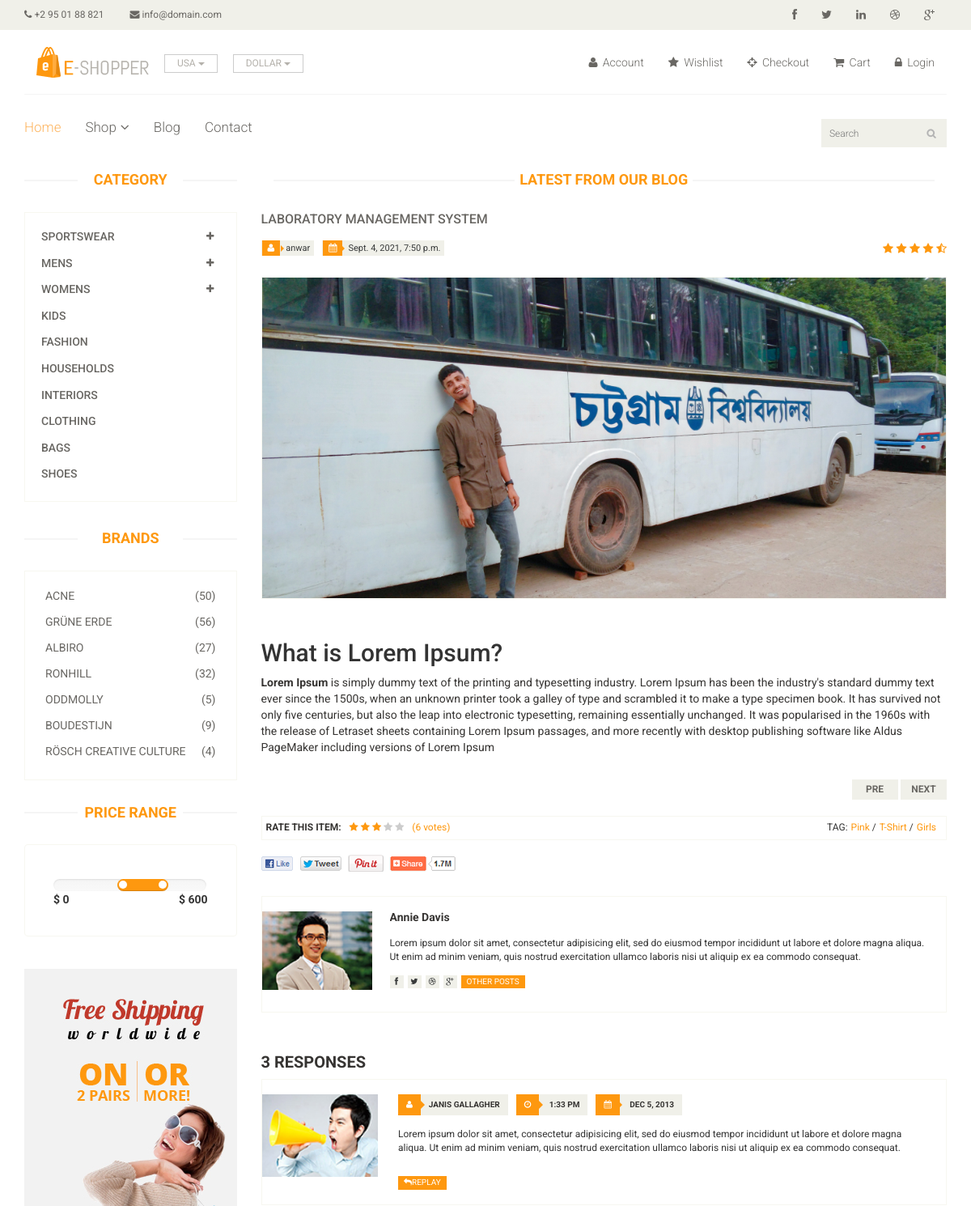
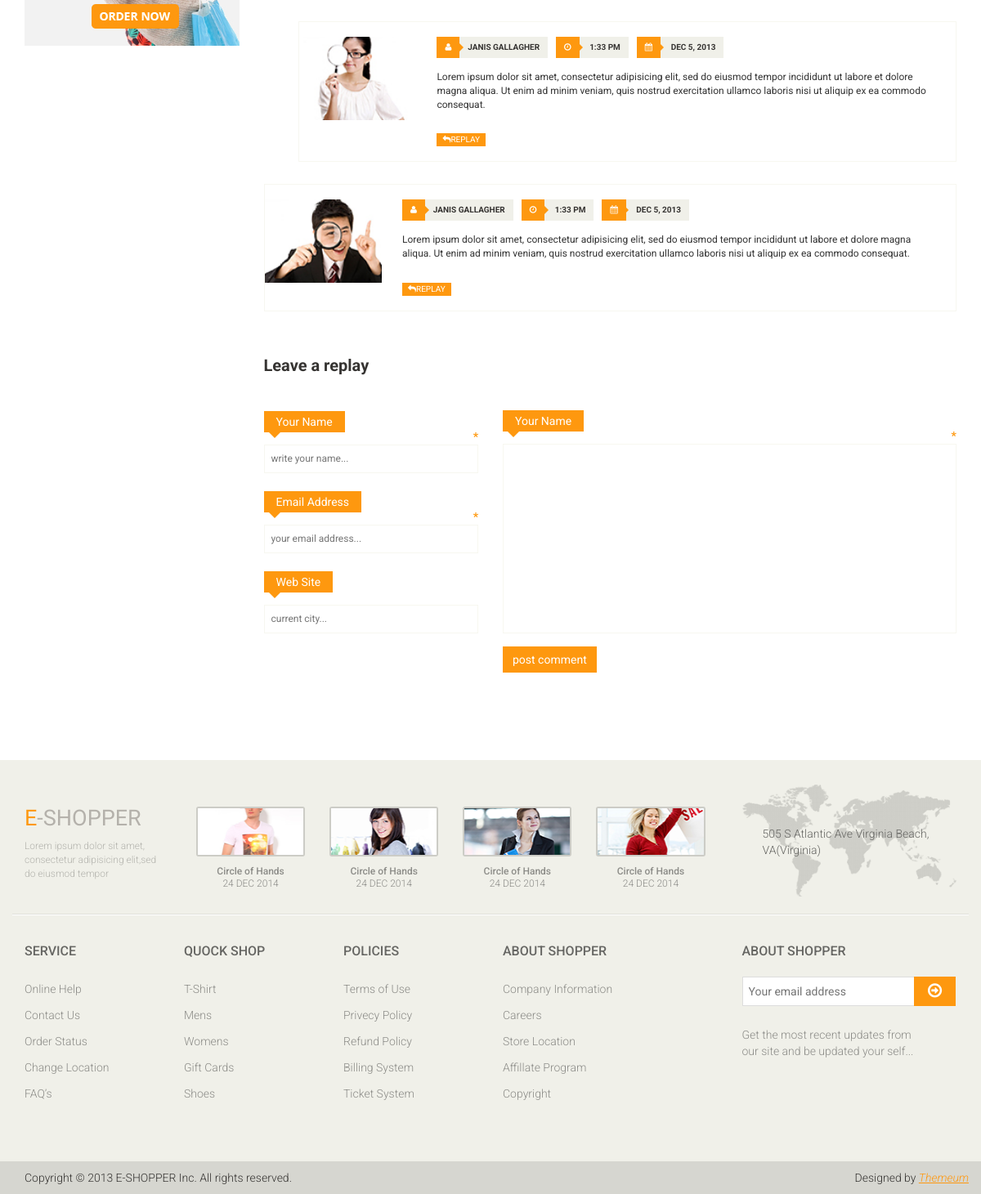
The page /blog/detail_blog/2/laboratory-management-system on the database its author committed (2 pictures, top to bottom).
### blog/models.py (models this page shows)
class Post(models.Model):
      catagory = models.ForeignKey(Category, on_delete=models.SET_NULL, null=True, blank=True)
      headline = models.CharField(max_length=240)
      sub_headline = models.CharField(max_length=250 , blank=True, null=True)
      thumbnail = models.ImageField(blank=True,null=True,upload_to='images/')
      body = RichTextField()
      author = models.ForeignKey(User, blank=True,on_delete= models.CASCADE, related_name='blog_post')
      slug = models.SlugField(blank=True,null=True)
      active = models.BooleanField(default=False)
      published = models.DateTimeField(default=timezone.now)
      created = models.DateTimeField(auto_now_add=True)
      class Meta:
            ordering = ('-published',)
      def __str__(self):
            return self.headline

### blog/views.py (the view)
# urls.py: path('detail_blog/<int:id>/<slug:sl>', views.detail_blog, name='detail_blog'),
def detail_blog(request, id, sl):
    template = 'blog-single.html'
    post = Post.objects.get(id = id, slug = sl)
    print('-------------------')
    print(post)
    context={
          'post': post
    }
    return render(request, template_name=template, context=context)

### template/blog-single.html (shortened to what this page needs)
{% extends 'base/base.html' %}
{% load static %}
{% block content %}
	<section>
		<div class="container">
			<div class="row">
				<div class="col-sm-3">
					<div class="left-sidebar">
						<h2>Category</h2>
						<div class="panel-group category-products" id="accordian">
							<div class="panel panel-default">
								<div class="panel-heading">
									<h4 class="panel-title">
										<a data-toggle="collapse" data-parent="#accordian" href="#sportswear">
											<span class="badge pull-right"><i class="fa fa-plus"></i></span>
											Sportswear
										</a>
									</h4>
								</div>
							</div>
							<div class="panel panel-default">
								<div class="panel-heading">
									<h4 class="panel-title">
										<a data-toggle="collapse" data-parent="#accordian" href="#mens">
											<span class="badge pull-right"><i class="fa fa-plus"></i></span>
											Mens
										</a>
									</h4>
								</div>
							</div>
							<div class="panel panel-default">
								<div class="panel-heading">
									<h4 class="panel-title">
										<a data-toggle="collapse" data-parent="#accordian" href="#womens">
											<span class="badge pull-right"><i class="fa fa-plus"></i></span>
											Womens
										</a>
									</h4>
								</div>
							</div>
							<div class="panel panel-default">
								<div class="panel-heading">
									<h4 class="panel-title"><a href="#">Kids</a></h4>
								</div>
							</div>
							<div class="panel panel-default">
								<div class="panel-heading">
									<h4 class="panel-title"><a href="#">Fashion</a></h4>
								</div>
							</div>
							<div class="panel panel-default">
								<div class="panel-heading">
									<h4 class="panel-title"><a href="#">Households</a></h4>
								</div>
							</div>
							<div class="panel panel-default">
								<div class="panel-heading">
									<h4 class="panel-title"><a href="#">Interiors</a></h4>
								</div>
							</div>
							<div class="panel panel-default">
								<div class="panel-heading">
									<h4 class="panel-title"><a href="#">Clothing</a></h4>
								</div>
							</div>
							<div class="panel panel-default">
								<div class="panel-heading">
									<h4 class="panel-title"><a href="#">Bags</a></h4>
								</div>
							</div>
							<div class="panel panel-default">
								<div class="panel-heading">
									<h4 class="panel-title"><a href="#">Shoes</a></h4>
								</div>
							</div>
						</div>
						<div class="brands_products">
							<h2>Brands</h2>
							<div class="brands-name">
								<ul class="nav nav-pills nav-stacked">
									<li><a href=""> <span class="pull-right">(50)</span>Acne</a></li>
									<li><a href=""> <span class="pull-right">(56)</span>Grüne Erde</a></li>
									<li><a href=""> <span class="pull-right">(27)</span>Albiro</a></li>
									<li><a href=""> <span class="pull-right">(32)</span>Ronhill</a></li>
									<li><a href=""> <span class="pull-right">(5)</span>Oddmolly</a></li>
									<li><a href=""> <span class="pull-right">(9)</span>Boudestijn</a></li>
									<li><a href=""> <span class="pull-right">(4)</span>Rösch creative culture</a></li>
								</ul>
							</div>
						</div>
						<div class="price-range">
							<h2>Price Range</h2>
							<div class="well">
								 <input type="text" class="span2" value="" data-slider-min="0" data-slider-max="600" data-slider-step="5" data-slider-value="[250,450]" id="sl2" ><br />
								 <b>$ 0</b> <b class="pull-right">$ 600</b>
							</div>
						</div>
						<div class="shipping text-center">
							<img src="{% static 'images/home/shipping.jpg'%}" alt="" />
						</div>
					</div>
				</div>
				<div class="col-sm-9">
					<div class="blog-post-area">
						<h2 class="title text-center">Latest From our Blog</h2>
						<div class="single-blog-post">
							<h3>{{post.headline}}</h3>
							<div class="post-meta">
								<ul>
									<li><i class="fa fa-user"></i>{{post.author}}</li>
									<li><i class="fa fa-calendar"></i>{{post.published}}</li>
								</ul>
								<span>
									<i class="fa fa-star"></i>
									<i class="fa fa-star"></i>
									<i class="fa fa-star"></i>
									<i class="fa fa-star"></i>
									<i class="fa fa-star-half-o"></i>
								</span>
							</div>
							<a href="">
								<img src="{{post.thumbnail.url}}" alt="">
							</a>
							<p>{{post.body|safe}}</p>
							<div class="pager-area">
								<ul class="pager pull-right">
									<li><a href="#">Pre</a></li>
									<li><a href="#">Next</a></li>
								</ul>
							</div>
						</div>
					</div>
					<div class="rating-area">
						<ul class="ratings">
							<li class="rate-this">Rate this item:</li>
							<li>
								<i class="fa fa-star color"></i>
								<i class="fa fa-star color"></i>
								<i class="fa fa-star color"></i>
								<i class="fa fa-star"></i>
								<i class="fa fa-star"></i>
							</li>
							<li class="color">(6 votes)</li>
						</ul>
						<ul class="tag">
							<li>TAG:</li>
							<li><a class="color" href="">Pink <span>/</span></a></li>
							<li><a class="color" href="">T-Shirt <span>/</span></a></li>
							<li><a class="color" href="">Girls</a></li>
						</ul>
					</div>
					<div class="socials-share">
						<a href=""><img src="{% static 'images/blog/socials.png'%}" alt=""></a>
					</div>
					<div class="media commnets">
						<a class="pull-left" href="#">
							<img class="media-object" src="{% static 'images/blog/man-one.jpg'%}" alt="">
						</a>
						<div class="media-body">
							<h4 class="media-heading">Annie Davis</h4>
							<p>Lorem ipsum dolor sit amet, consectetur adipisicing elit, sed do eiusmod tempor incididunt ut labore et dolore magna aliqua.  Ut enim ad minim veniam, quis nostrud exercitation ullamco laboris nisi ut aliquip ex ea commodo consequat.</p>
							<div class="blog-socials">
								<ul>
									<li><a href=""><i class="fa fa-facebook"></i></a></li>
									<li><a href=""><i class="fa fa-twitter"></i></a></li>
									<li><a href=""><i class="fa fa-dribbble"></i></a></li>
									<li><a href=""><i class="fa fa-google-plus"></i></a></li>
								</ul>
								<a class="btn btn-primary" href="">Other Posts</a>
							</div>
						</div>
					</div>
					<div class="response-area">
						<h2>3 RESPONSES</h2>
						<ul class="media-list">
							<li class="media">
								<a class="pull-left" href="#">
									<img class="media-object" src="{% static 'images/blog/man-two.jpg'%}" alt="">
								</a>
								<div class="media-body">
									<ul class="sinlge-post-meta">
										<li><i class="fa fa-user"></i>Janis Gallagher</li>
										<li><i class="fa fa-clock-o"></i> 1:33 pm</li>
										<li><i class="fa fa-calendar"></i> DEC 5, 2013</li>
									</ul>
									<p>Lorem ipsum dolor sit amet, consectetur adipisicing elit, sed do eiusmod tempor incididunt ut labore et dolore magna aliqua.  Ut enim ad minim veniam, quis nostrud exercitation ullamco laboris nisi ut aliquip ex ea commodo consequat.</p>
									<a class="btn btn-primary" href=""><i class="fa fa-reply"></i>Replay</a>
								</div>
							</li>
							<li class="media second-media">
								<a class="pull-left" href="#">
									<img class="media-object" src="{% static 'images/blog/man-three.jpg'%}" alt="">
								</a>
								<div class="media-body">
									<ul class="sinlge-post-meta">
										<li><i class="fa fa-user"></i>Janis Gallagher</li>
										<li><i class="fa fa-clock-o"></i> 1:33 pm</li>
										<li><i class="fa fa-calendar"></i> DEC 5, 2013</li>
									</ul>
									<p>Lorem ipsum dolor sit amet, consectetur adipisicing elit, sed do eiusmod tempor incididunt ut labore et dolore magna aliqua.  Ut enim ad minim veniam, quis nostrud exercitation ullamco laboris nisi ut aliquip ex ea commodo consequat.</p>
									<a class="btn btn-primary" href=""><i class="fa fa-reply"></i>Replay</a>
								</div>
							</li>
							<li class="media">
								<a class="pull-left" href="#">
									<img class="media-object" src="{% static 'images/blog/man-four.jpg'%}" alt="">
								</a>
								<div class="media-body">
									<ul class="sinlge-post-meta">
										<li><i class="fa fa-user"></i>Janis Gallagher</li>
										<li><i class="fa fa-clock-o"></i> 1:33 pm</li>
										<li><i class="fa fa-calendar"></i> DEC 5, 2013</li>
									</ul>
									<p>Lorem ipsum dolor sit amet, consectetur adipisicing elit, sed do eiusmod tempor incididunt ut labore et dolore magna aliqua.  Ut enim ad minim veniam, quis nostrud exercitation ullamco laboris nisi ut aliquip ex ea commodo consequat.</p>
									<a class="btn btn-primary" href=""><i class="fa fa-reply"></i>Replay</a>
								</div>
							</li>
						</ul>
					</div>
					<div class="replay-box">
						<div class="row">
							<div class="col-sm-4">
								<h2>Leave a replay</h2>
								<form>
									<div class="blank-arrow">
										<label>Your Name</label>
									</div>
									<span>*</span>
									<input type="text" placeholder="write your name...">
									<div class="blank-arrow">
										<label>Email Address</label>
									</div>
									<span>*</span>
									<input type="email" placeholder="your email address...">
									<div class="blank-arrow">
										<label>Web Site</label>
									</div>
									<input type="email" placeholder="current city...">
								</form>
							</div>
							<div class="col-sm-8">
								<div class="text-area">
									<div class="blank-arrow">
										<label>Your Name</label>
									</div>
									<span>*</span>
									<textarea name="message" rows="11"></textarea>
									<a class="btn btn-primary" href="">post comment</a>
								</div>
							</div>
						</div>
					</div>
				</div>
			</div>
		</div>
	</section>
{% endblock %}

### rows shown on the page
Post: headline "LABORATORY MANAGEMENT SYSTEM", author "anwar", published "Sept. 4, 2021, 7:50 p.m.", thumbnail (picture), body "What is Lorem Ipsum? Lorem Ipsum is simply dummy text of the printing and typesetting industry. Lorem Ipsum has been the industry's standard dummy text ever since the 1500s, when an unknown printer took a galley of type and scrambled it to make a type specimen book. It has survived not only five centuries, but also the leap into electronic typesetting, remaining essentially unchanged. It was popularised in the 1960s with the release of Letraset sheets containing Lorem Ipsum passages, and more recently with desktop publishing software like Aldus PageMaker including versions of Lorem Ipsum"
